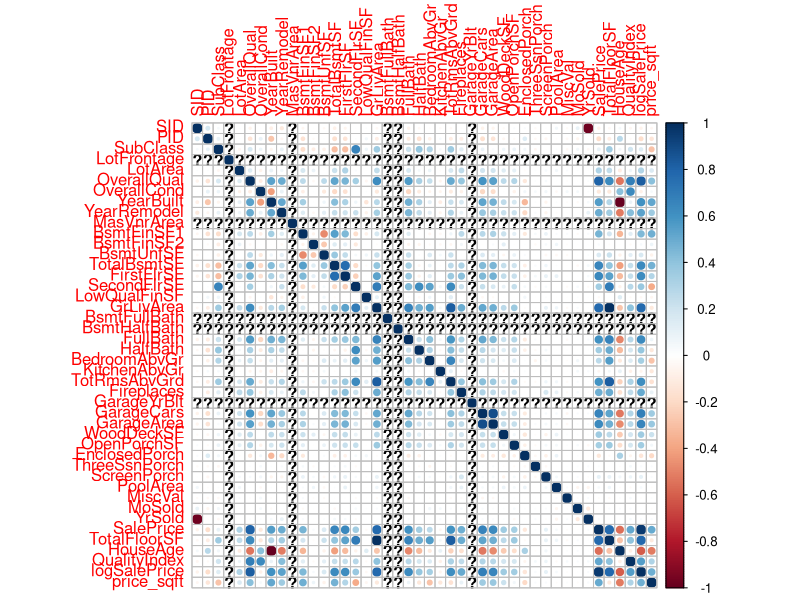

Reproduce this figure in R.
library(tidyverse)
library(data.table)
library(corrplot)
library(skimr)
mydata <- fread('ames_housing_data.csv')

# Add useful variables
mydata$TotalFloorSF <- mydata$FirstFlrSF + mydata$SecondFlrSF
mydata$HouseAge <- mydata$YrSold - mydata$YearBuilt
mydata$QualityIndex <- mydata$OverallQual * mydata$OverallCond
mydata$logSalePrice <- log(mydata$SalePrice)
mydata$price_sqft <- mydata$SalePrice/mydata$TotalFloorSF

# Data structure
dim(mydata)
names(mydata)
head(mydata)

# Filter to sample population from Module 1
subdat <- filter(mydata, TotalFloorSF < 4000, SaleCondition == "Normal",
                 BldgType == "1Fam", Zoning %in% c("RH","RM","RL"))

# Data Prep EDA
sapply(subdat, function(x) sum(is.na(x))) #Counts of missing values by column
summary(subdat)
skim(subdat)

# Model EDA


# Simple Linear Regression
cont_vars <- select_if(subdat, is.numeric)
cor_vals <- cor(cont_vars)
corrplot(cor_vals)
